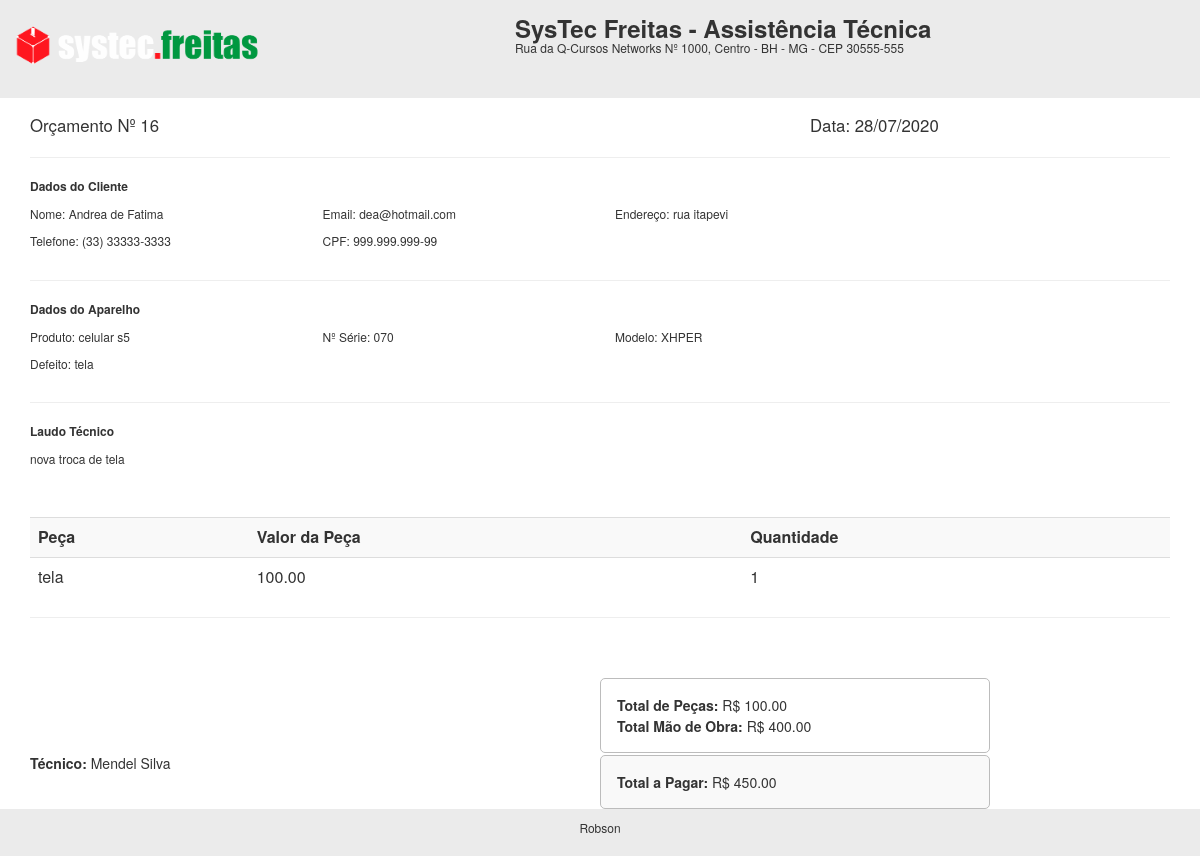
Screenshot of /rel/rel_orcamento.php?id=16 with the database file from the repository.
### tables this page shows
CREATE TABLE `orcamento` (
  `id` int(11) NOT NULL,
  `cliente` varchar(50) NOT NULL,
  `tecnico` varchar(50) NOT NULL,
  `produto` varchar(50) NOT NULL,
  `serie` varchar(100) DEFAULT NULL,
  `problema` varchar(255) NOT NULL,
  `laudo` varchar(255) DEFAULT NULL,
  `obs` varchar(255) DEFAULT NULL,
  `valor_servico` decimal(10,2) DEFAULT NULL,
  `pecas` varchar(255) DEFAULT NULL,
  `valor_pecas` decimal(10,2) DEFAULT NULL,
  `total` decimal(10,2) DEFAULT NULL,
  `desconto` decimal(10,2) DEFAULT NULL,
  `valor_total` decimal(10,2) DEFAULT NULL,
  `pgto` varchar(50) DEFAULT NULL,
  `data_abertura` date NOT NULL,
  `data_geracao` date DEFAULT NULL,
  `data_aprovacao` date DEFAULT NULL,
  `status` varchar(50) NOT NULL
);

CREATE TABLE `clientes` (
  `id` int(11) NOT NULL,
  `nome` varchar(50) NOT NULL,
  `telefone` varchar(50) NOT NULL,
  `endereco` varchar(50) NOT NULL,
  `email` varchar(50) NOT NULL,
  `cpf` varchar(50) NOT NULL,
  `data` date NOT NULL
);

CREATE TABLE `funcionarios` (
  `id` int(11) NOT NULL,
  `nome` varchar(50) NOT NULL,
  `cpf` varchar(50) NOT NULL,
  `telefone` varchar(20) NOT NULL,
  `endereco` varchar(50) NOT NULL,
  `cargo` varchar(50) NOT NULL,
  `data` date NOT NULL
);

### rel/rel_orcamento.php (the view, shortened to what this page needs)
<?php
$id = $_GET['id'];
include('../conexao.php');
$query = "select o.id, o.cliente, o.tecnico, o.produto, o.serie, o.problema, o.laudo, o.valor_servico, o.pecas, o.valor_pecas, o.total, o.valor_total, o.status, o.data_abertura, o.data_geracao, c.nome as cli_nome, c.email, c.telefone, c.endereco, f.nome as func_nome from orcamento as o INNER JOIN clientes as c on o.cliente = c.cpf INNER JOIN funcionarios as f on o.tecnico = f.id where o.id = '$id'";
$result = mysqli_query($conexao, $query);
 while($res_1 = mysqli_fetch_array($result)){
$data2 = implode('/', array_reverse(explode('-', $res_1['data_geracao'])));
 ?>
<link rel="stylesheet" href="https://maxcdn.bootstrapcdn.com/bootstrap/3.3.7/css/bootstrap.min.css">
<div class="cabecalho">
		<div class="row">
			<div class="col-sm-5">
			  <img src="../img/logo.png" width="250px">
			</div>
			<div class="col-sm-7">
			 <h3 class="titulo"><b>SysTec Freitas - Assistência Técnica</b></h3>
			 <h6 class="titulo">Rua da Q-Cursos Networks Nº 1000, Centro - BH - MG - CEP 30555-555</h6>
			</div>
		</div>
</div>
<div class="container">
			<div class="row">
				<div class="col-sm-8">
				  <big> Orçamento Nº <?php echo $id ?>  </big>
				</div>
				<div class="col-sm-4">
				<big> Data: <?php echo $data2; ?> </big>
				</div>
			</div>
		<hr>
			<div class="row">
				<div class="col-sm-12">
					<p style="font-size:12px"> <b> Dados do Cliente </b> </p>
				</div>
			</div>
			<div class="row">
				<div class="col-sm-3">
				 <p style="font-size:12px">  Nome: <?php echo $res_1['cli_nome']; ?> </p>
				</div>
				<div class="col-sm-3">
				 <p style="font-size:12px">  Email: <?php echo $res_1['email']; ?> </p>
				</div>
				<div class="col-sm-3">
				 <p style="font-size:12px">  Endereço: <?php echo $res_1['endereco']; ?> </p>
				</div>
			</div>
			<div class="row">
				<div class="col-sm-3">
				 <p style="font-size:12px">  Telefone: <?php echo $res_1['telefone']; ?> </p>
				</div>
				<div class="col-sm-3">
				 <p style="font-size:12px">  CPF: <?php echo $res_1['cliente']; ?> </p>
				</div>
			</div>
		<hr>
		<div class="row">
				<div class="col-sm-12">
					<p style="font-size:12px"> <b> Dados do Aparelho </b> </p>
				</div>
			</div>
			<div class="row">
				<div class="col-sm-3">
				 <p style="font-size:12px">  Produto: <?php echo $res_1['produto']; ?> </p>
				</div>
				<div class="col-sm-3">
				 <p style="font-size:12px">  Nº Série: <?php echo $res_1['serie']; ?> </p>
				</div>
				<div class="col-sm-3">
				 <p style="font-size:12px">  Modelo: XHPER </p>
				</div>
			</div>
			<div class="row">
				<div class="col-sm-12">
				 <p style="font-size:12px">  Defeito: <?php echo $res_1['problema']; ?> </p>
				</div>
			</div>
		<hr>
		<div class="row">
				<div class="col-sm-12">
					<p style="font-size:12px"> <b> Laudo Técnico </b> </p>
				</div>
			</div>
			<div class="row">
				<div class="col-sm-12">
				 <p style="font-size:12px">  <?php echo $res_1['laudo']; ?>  </p>
				</div>
			</div>
		<br><br>
		<table class="table">
			<tr bgcolor="#f9f9f9">
				<td> <b>Peça</b> </td>
				<td> <b>Valor da Peça</b> </td>
				<td> <b> Quantidade</b> </td>
			</tr>
			<tr>
				<td> <?php echo $res_1['pecas']; ?> </td>
				<td> <?php echo $res_1['valor_pecas']; ?> </td>
				<td> 1 </td>
			</tr>
		</table>
		<hr>
		<br>
		<br>
		<div class="row">
				<div class="col-sm-6">
				</div>
				<div class="col-sm-4 areaTotais">
				 <p class="pgto" style="font-size:14px">  <b>Total de Peças: </b> R$ <?php echo $res_1['valor_pecas']; ?> </p>
				 <p class="pgto" style="font-size:14px">  <b>Total Mão de Obra: </b> R$ <?php echo $res_1['valor_servico']; ?> </p>
				</div>
		</div>
		<div class="row">
				<div class="col-sm-6">
				 <p style="font-size:14px">  <b>Técnico: </b> <?php echo $res_1['func_nome']; ?> </p>
				</div>
				<div class="col-sm-4 areaTotal">
				 <p class="pgto" style="font-size:14px">  <b>Total a Pagar: </b> R$ <?php echo $res_1['valor_total']; ?> </p>
				</div>
		</div>
		<br>
		<div class="row">
				<div class="col-sm-6">
				</div>
				<div class="col-sm-3">
				<p style="font-size:12px">  Orçamento válido até: <?php echo date('d/m/Y', strtotime("+5 days",strtotime($res_1['data_geracao']))); ?></p>
				</div>
		</div>
</div>
<div class="footer">
 <p style="font-size:12px" align="center">Robson</p>
</div>
<?php } ?>

### rel/rel_orcamento.php (style rules this page uses)
.footer { position:absolute; bottom:0; width:100%; background-color: #ebebeb; padding:10px; }
.cabecalho { background-color: #ebebeb; padding:15px 15px 15px 15px; margin-bottom:15px; }
.titulo { margin:0; }
.areaTotais { border : 0.5px solid #bcbcbc; padding: 15px; border-radius: 5px; margin-right:25px; }
.areaTotal { border : 0.5px solid #bcbcbc; padding: 15px; border-radius: 5px; margin-right:25px; background-color: #f9f9f9; margin-top:2px; }
.pgto { margin:1px; }

### rows the page displays
orcamento: data_geracao "28/07/2020", clientes.nome "Andrea de Fatima", clientes.email "dea@hotmail.com", clientes.endereco "rua itapevi", clientes.telefone "(33) 33333-3333", cliente "999.999.999-99", produto "celular s5", serie "070", problema "tela", laudo "nova troca de tela", pecas "tela", valor_pecas "100.00", valor_servico "400.00", funcionarios.nome "Mendel Silva", valor_total "450.00"
